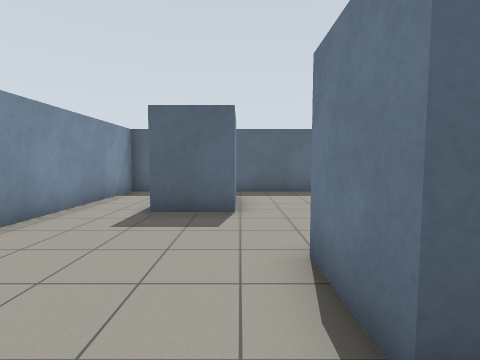
[1] (above)

19 first-person views from a walk through a robot-simulator world made for Gazebo. The camera is 1.2 m above the floor, tilts 4° down and sees 85° across. The floor is counted in squares, 1 m on a side. Each view is taken from the middle of a square. On the plan, view 1 faces up. The plan holds only what a view shows up to about 12 squares ahead; the rest is blank. Robots are left out.

[2]
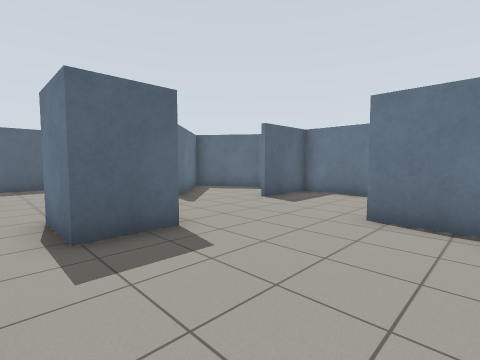

[3]
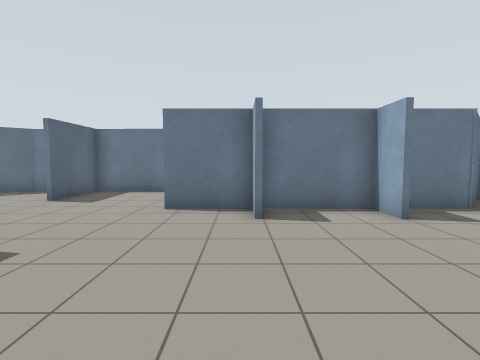

[4]
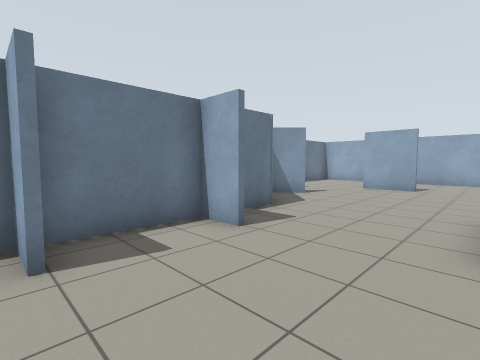

[5]
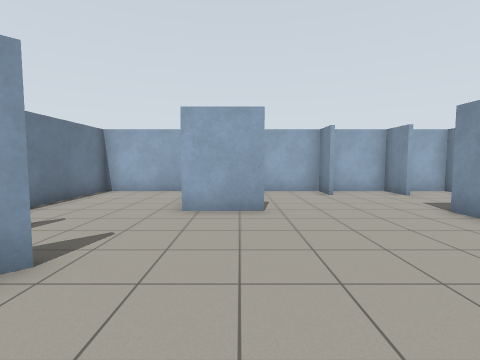

[6]
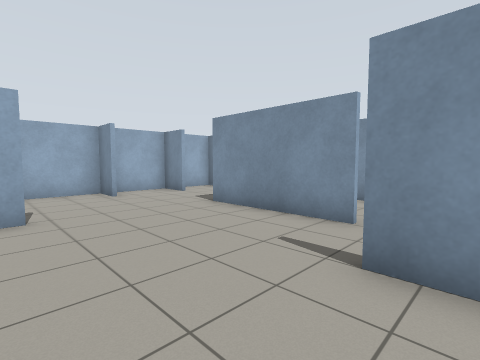

[7]
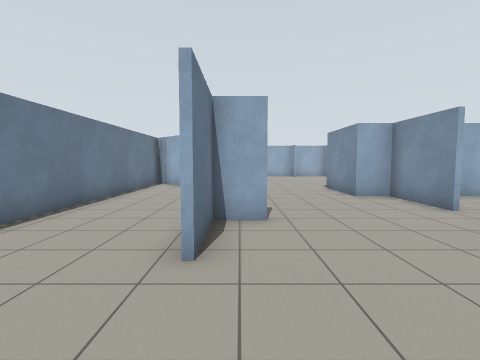

[8]
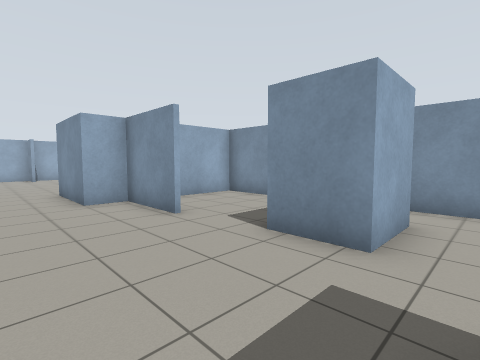

[9]
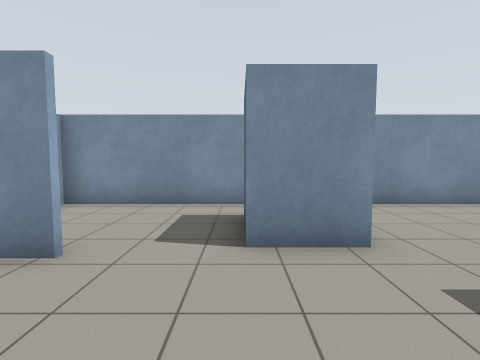

[10]
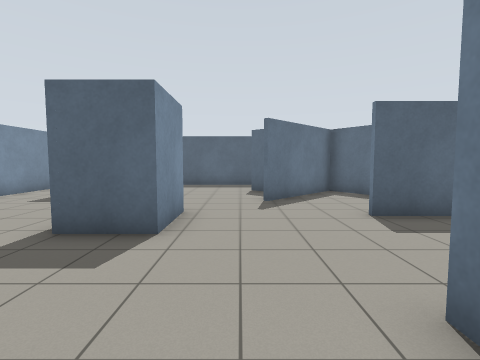

[11]
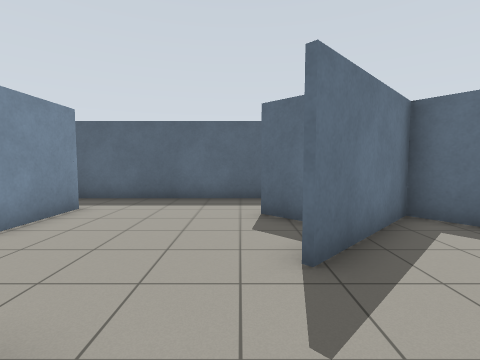

[12]
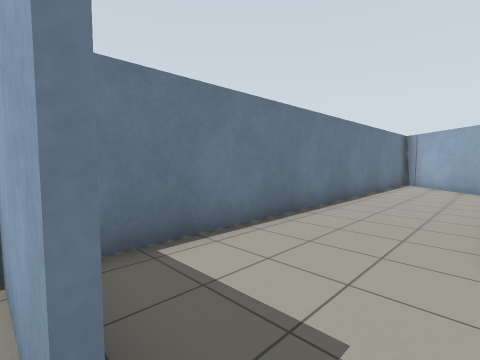

[13]
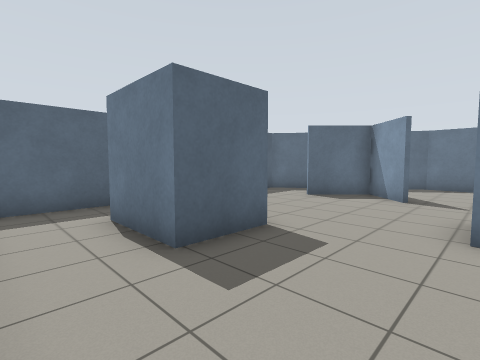

[14]
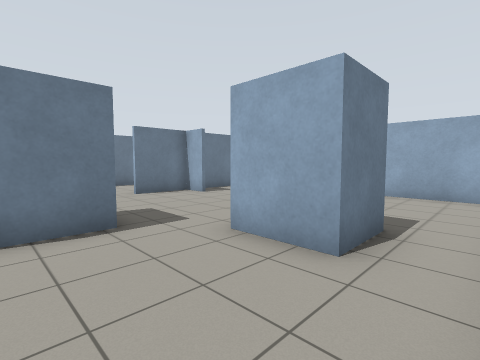

[15]
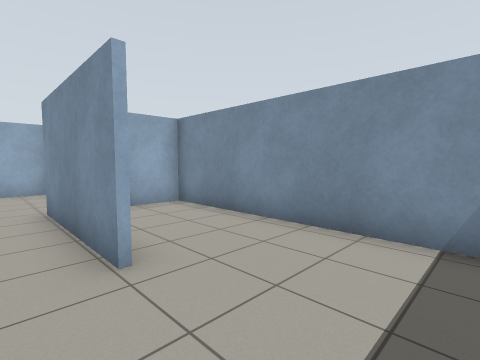

[16]
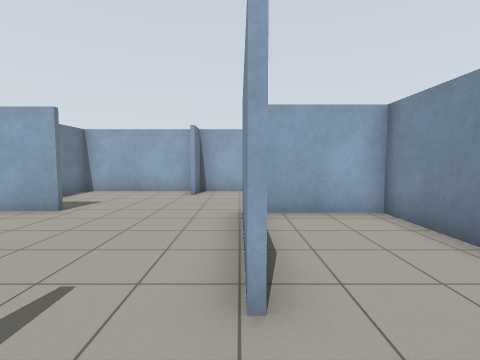

[17]
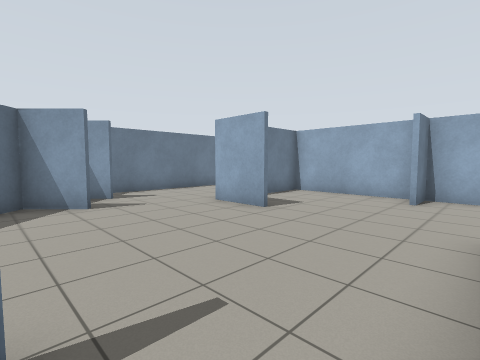

[18]
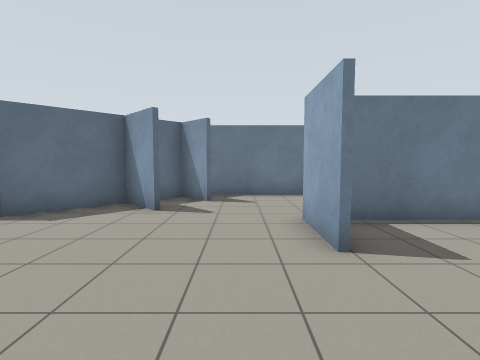

[19]
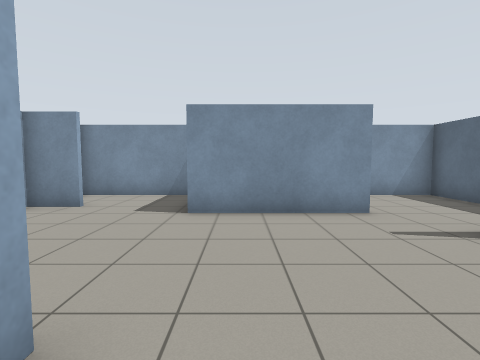

### Floor plan
Ten units are one square. View 1 is at (0, 0); x grows to the right and y downward. Boxes are objects, and circles mark ways between rooms. Rooms are numbered by the first view taken in them; rooms with no view inside come last. Other rooms are left out.
<svg viewBox="-49 -110 149 313">
<path fill="none" stroke="#000" d="M44 64 56 64M65 96 85 116M44 33 56 33 56 10M-1 42 -1 70 10 70 10 101M63 120 75 108 56 88 56 35M-11 109 -11 152M95 105 95 -27 69 -27M88 121 82 114M-6 2 -6 19M34 153 55 153M69 -29 95 -29 95 -53 77 -77 48 -49M26 -34 26 -13 9 -13M8 184 8 197 50 197M-44 159 -44 197 6 197 6 184M-19 181 -19 198M53 198 53 162M-6 19 -26 19 -26 2M-44 -15 -44 70 -11 70M-1 -61 -21 -61 -21 -87M9 -13 9 -34M-26 2 -6 2M16 -105 -44 -105 -44 -15M-24 71 -44 71 -44 151 -16 151M47 -50 61 -64 45 -80M-1 -88 -1 -61M66 -92 59 -102M56 -105 16 -105M50 197 95 197 95 129"/>
<circle cx="-5" cy="35" r="3" fill="#2a7"/>
<circle cx="0" cy="-10" r="3" fill="#2a7"/>
<circle cx="0" cy="100" r="3" fill="#2a7"/>
<circle cx="35" cy="-45" r="3" fill="#2a7"/>
<circle cx="65" cy="135" r="3" fill="#2a7"/>
<circle cx="-35" cy="-5" r="3" fill="#2a7"/>
<circle cx="0" cy="-43" r="3" fill="#2a7"/>
<circle cx="10" cy="-95" r="3" fill="#2a7"/>
<text x="40" y="70">1</text>
<text x="-30" y="30">2</text>
<text x="-20" y="-50">3</text>
<text x="-20" y="110">4</text>
<text x="30" y="-70">5</text>
<text x="80" y="160">6</text>
</svg>
Room 1 opens to room 2. Room 1 opens to room 3. Room 1 opens to room 4. Room 1 opens to room 5. Room 1 opens to room 6. Room 2 opens to room 3. Room 3 opens to room 5.

Where each view was taken, in squares from view 1:
view 1: 0 up, 0 right, facing up
view 2: 3 down, 0 right, facing up-right
view 3: 3 down, 1 left, facing right
view 4: 3 down, 1 right, facing down-right
view 5: 9 down, 4 right, facing down
view 6: 9 down, 4 right, facing down-left
view 7: 2 up, 5 right, facing down
view 8: 1 up, 3 right, facing down-left
view 9: 2 down, 3 right, facing left
view 10: 3 down, 4 right, facing up
view 11: 2 up, 4 right, facing up
view 12: 3 up, 6 right, facing down-right
view 13: 3 up, 4 left, facing up-right
view 14: 3 up, 4 left, facing down-right
view 15: 8 down, 0 right, facing down-left
view 16: 9 down, 1 left, facing down
view 17: 10 down, 1 left, facing down-right
view 18: 14 down, 0 right, facing right
view 19: 14 down, 5 right, facing left
